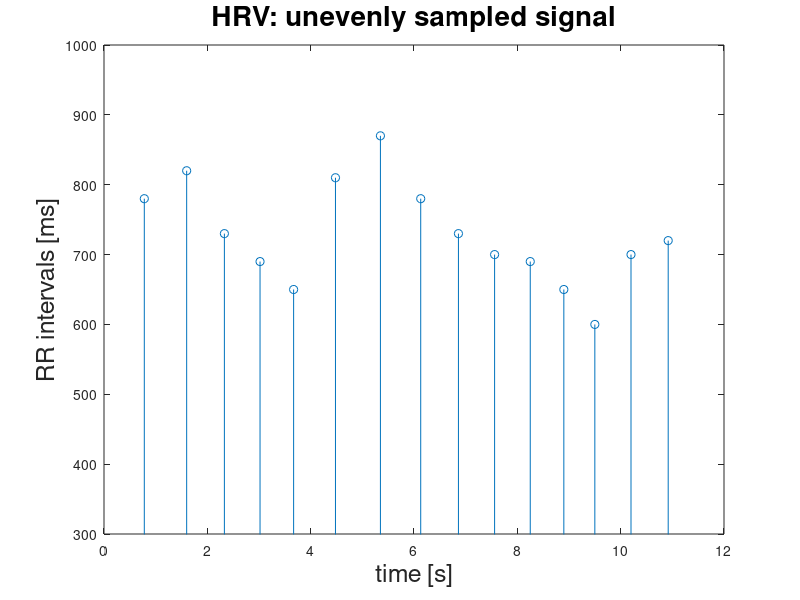
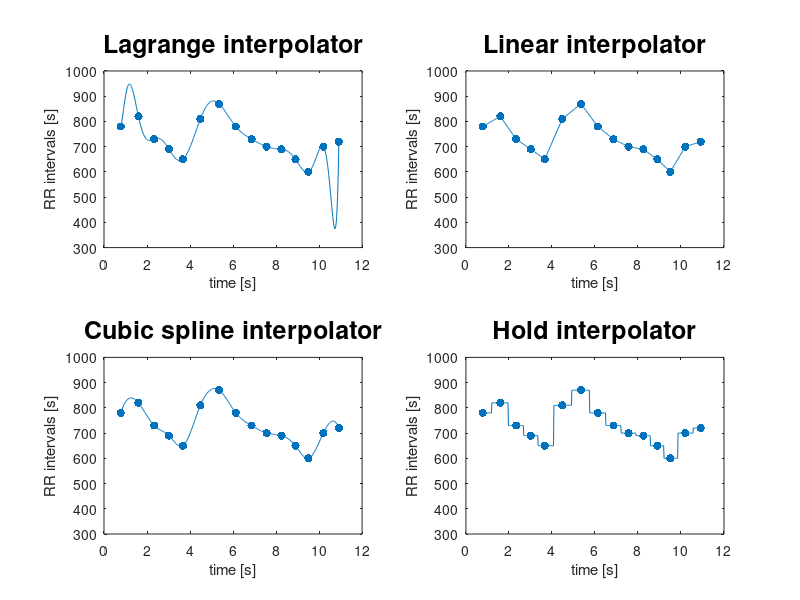

The MATLAB script that drew these images, in order:
%% Interpolazione
close all
clear all
clc

%dati con nodi di tempo non equispaziati

RR = [780 820 730 690 650 810 870 780 730 700 690 650 600 700 720];

time(1) = RR(1)/1000; % in [s]
for i=2:length(RR)
    time(i) = time(i-1) + RR(i)/1000;
end

figure(1)
%scatter(time, RR, 'filled');
stem(time,RR);
title('HRV: unevenly sampled signal','FontSize',20)
xlabel('time [s]', 'FontSize',18);
ylabel('RR intervals [ms]','FontSize',18);
ylim([300 1000]);

tq = linspace(min(time), max(time), 500); %vettore di istanti di query di 100 punti di default


%% Interpolatore lagrangiano

deg = length(time)-1;
coeff = polyfit(time, RR, deg);
interp_lag = polyval(coeff, tq);

figure(2)
subplot(2,2,1)
plot(tq, interp_lag);
title('Lagrange interpolator','FontSize',18);
xlabel('time [s]');
ylabel('RR intervals [s]');
ylim([300 1000]);
hold on
scatter(time, RR, 'filled');

%problema: oscillazione all'estremità


%% Interpolatore composito lineare (~ spline lineare)

interp_comp_lin = interp1(time, RR, tq); %defualt 'linear'

subplot(2,2,2)
plot(tq, interp_comp_lin);
title('Linear interpolator','FontSize',18);
xlabel('time [s]');
ylabel('RR intervals [s]');
ylim([300 1000]);
hold on
scatter(time, RR, 'filled');


%% Interpolatore spline cubico 

interp_spline_cub = spline(time, RR, tq);

subplot(2,2,3)
plot(tq, interp_spline_cub);
title('Cubic spline interpolator','FontSize',18);
xlabel('time [s]');
ylabel('RR intervals [s]');
ylim([300 1000]);
hold on
scatter(time, RR, 'filled');

% ha meno oscillazioni che lagrangiano
% NB l'interpolatore composito non lo uso perché spezzato


%% Interpolatore a mantenimento nearest

interp_mant1 = interp1(time, RR, tq, 'nearest'); 

subplot(2,2,4)
plot(tq, interp_mant1);
title('Hold interpolator','FontSize',18);
xlabel('time [s]');
ylabel('RR intervals [s]');
ylim([300 1000]);
hold on
scatter(time, RR, 'filled');


